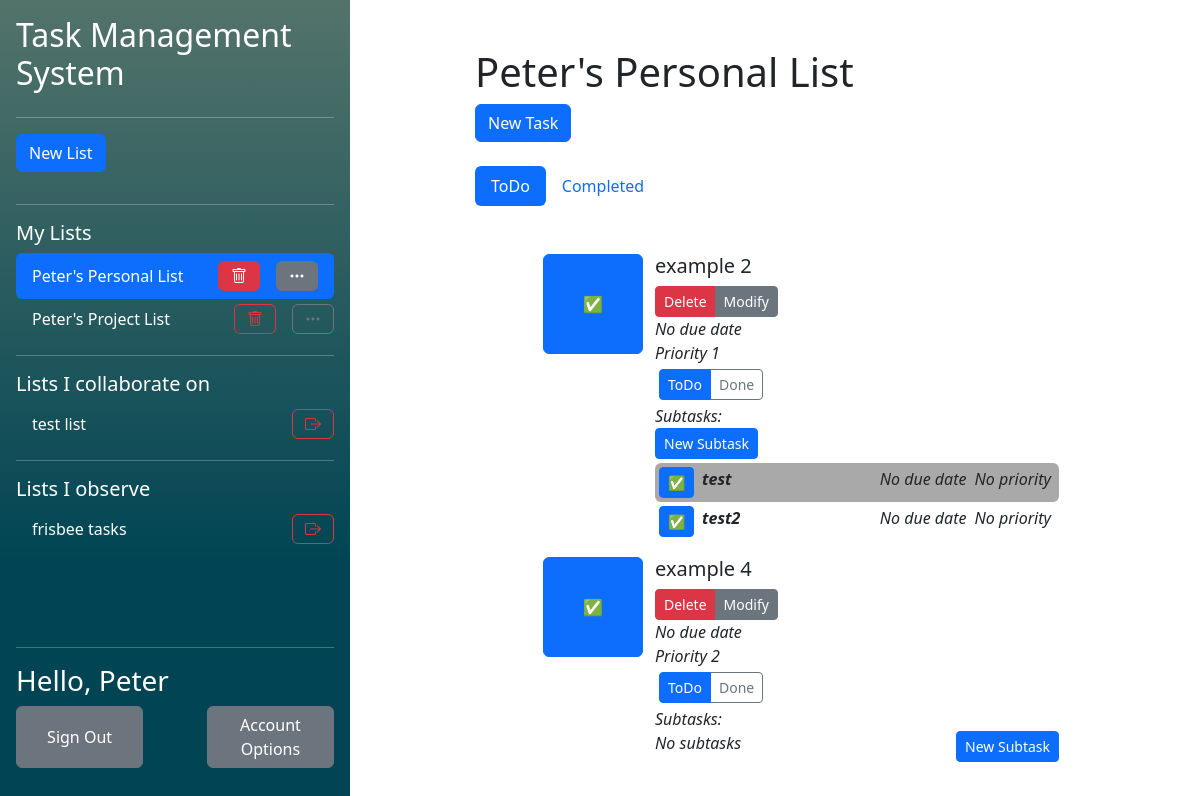
Page /php/index.php?listid=1 (signed in) on the earlier database version.
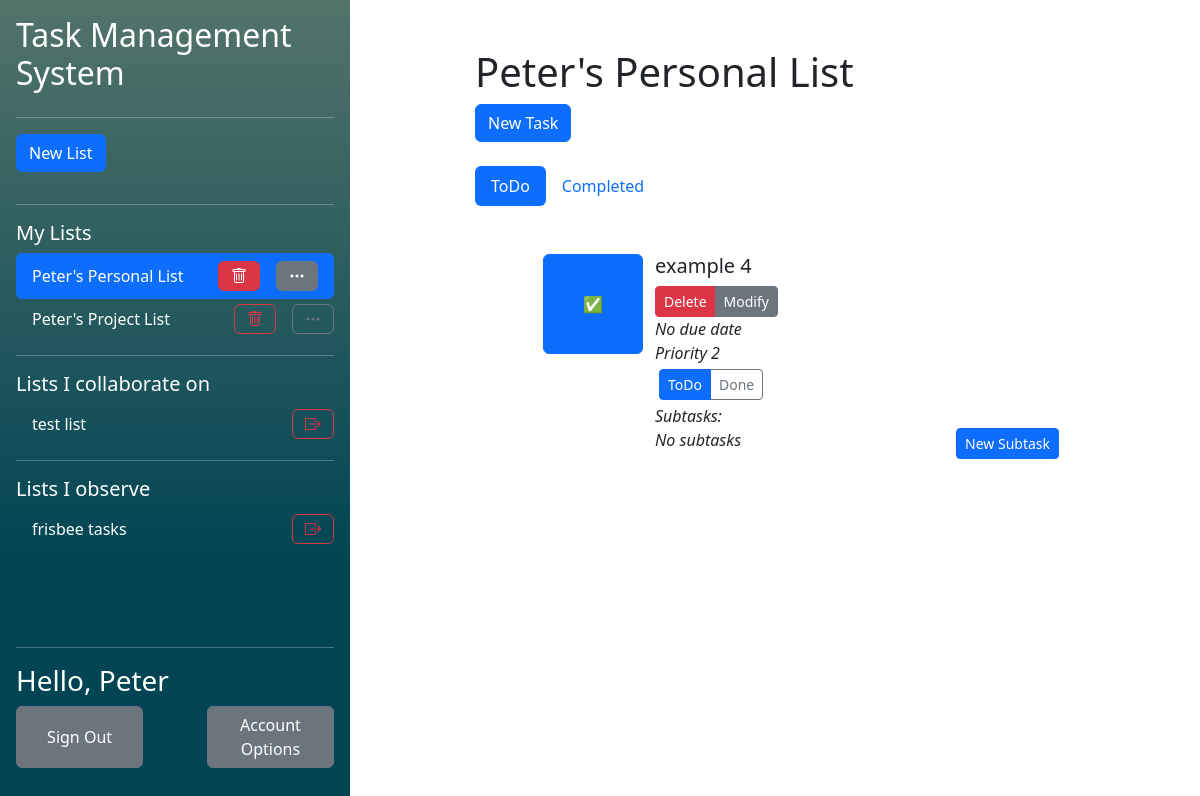
Same page on the later database version.
### tables this page shows
CREATE TABLE "UserLists" (
	"user_id"	TEXT,
	"list_id"	TEXT,
	"collaborator"	INTEGER,
	"observer"	INTEGER,
	PRIMARY KEY("user_id","list_id"),
	FOREIGN KEY("user_id") REFERENCES "Users"("user_id") ON DELETE CASCADE ON UPDATE CASCADE,
	FOREIGN KEY("list_id") REFERENCES "Lists"("list_id") ON DELETE CASCADE ON UPDATE CASCADE
);

CREATE TABLE "Lists"
(
    list_id        INTEGER not null
        primary key autoincrement,
    list_name      TEXT    not null,
    list_completed REAL    not null
);

CREATE TABLE "Users" (
	"user_id"	INTEGER NOT NULL,
	"user_name"	TEXT NOT NULL UNIQUE,
	"email"	TEXT NOT NULL UNIQUE,
	"password_hash"	TEXT NOT NULL,
	"first_name"	TEXT NOT NULL,
	"last_name"	TEXT NOT NULL,
	PRIMARY KEY("user_id")
);

CREATE TABLE "Tasks" (
	"task_id"	INTEGER NOT NULL,
	"task_name"	TEXT NOT NULL,
	"task_completed"	INTEGER NOT NULL,
	"list_id"	INTEGER NOT NULL,
	"order_in_list"	INTEGER NOT NULL,
	"assigned_collaborator_id"	INTEGER,
	"task_due_date"	INTEGER,
	"task_priority"	INTEGER,
	FOREIGN KEY("assigned_collaborator_id") REFERENCES "Users"("user_id"),
	FOREIGN KEY("list_id") REFERENCES "Lists"("list_id") ON DELETE CASCADE,
	PRIMARY KEY("task_id" AUTOINCREMENT)
);

CREATE TABLE "SubTasks" (
	"sub_task_id"	INTEGER NOT NULL,
	"sub_task_name"	TEXT NOT NULL,
	"sub_task_completed"	INTEGER NOT NULL,
	"task_id"	INTEGER NOT NULL,
	"order_in_task"	INTEGER NOT NULL,
	"sub_task_due_date"	INTEGER,
	"sub_task_priority"	INTEGER,
	FOREIGN KEY("task_id") REFERENCES "Tasks"("task_id"),
	PRIMARY KEY("sub_task_id")
);

### php/components/TaskList.php (the view, shortened to what the rows shown need)
<?php require 'components/NewTaskPopup.php';
$listid = isset($_GET['listid']) ? $_GET['listid'] : false;
?>
<h1>
    <?php if (getListNameFromID($listid) != false && array_key_exists('list_name', getListNameFromID($listid)[0])) echo getListNameFromID($listid)[0]['list_name']?>
</h1>
<?php if ($listid != false):?>
<?php if(checkUserListAccess(htmlspecialchars($listid), getUIDFromCreds())): ?>
    <button type="button" class="btn btn-primary" data-bs-toggle="modal" data-bs-target="#NewTaskModal">
        New Task
    </button>
<?php else: ?>
    A list created by <b><?php echo getListOwnerFullName($listid)?></b><br/>
<?php endif;?>
<br/><br/>
<div>
    <ul class="nav nav-pills mb-3" id="pills-tab" role="tablist">
    </ul>
</div>
<div class="tab-content" id="pills-tabContent">
    <div class="tab-pane fade show active" id="pills-todo" role="tabpanel" aria-labelledby="pills-todo-tab" tabindex="0">
        <div class="p-3">
            <ol>
                <?php
                if (getUncompletedTasksFromList($listid) != null):
                foreach (getUncompletedTasksFromList($listid) as $item):?>
                    <ul>
                            <div class="row">
                                <button class='btn btn-primary col' style="flex: none; width: 10%; min-width: 100px; height: 10%; min-height: 100px;" type='submit' name="<?php echo $item['task_id']?>" form="complete<?php echo $item['task_id']?>">✅</button>
                                <div class="col">
                                    <div class="row">
                                        <div class="col">
                                            <h5><?php echo $item['task_name']?></h5>
                                        </div>
                                        <br/>
                                        <?php if (checkUserListAccess($listid, getUIDFromCreds())):?>
                                        <div>
                                            <div class="btn-group">
                                                <button class="btn btn-danger btn-sm" onclick="window.location.href='deleteTask.php?taskid=<?php echo $item['task_id'];?>'">Delete</button>
                                                <button class="btn btn-secondary btn-sm">Modify</button>
                                            </div>
                                        </div>
                                        <?php endif;?>
                                        <i><?php if(isset($item['task_due_date'])){
                                                echo "Due ".$item['task_due_date'];
                                            } else {
                                                echo 'No due date';
                                            }?></i> <br/>
                                        <i><?php if(($item['task_priority']) != 0){
                                                echo 'Priority '.$item['task_priority'];
                                            } else {
                                                echo 'No priority';
                                            }?></i>
                                    </div>
                                    <div class="">
                                        <ul class="btn-group p-1" id="pills-tab-subtask<?php echo $item['task_id']?>" role="tablist">
                                                <button class="btn btn-outline-primary active btn-sm" id="pills-subtask-uncomplete-<?php echo $item['task_id']?>-tab" data-bs-toggle="pill" data-bs-target="#pills-subtask-uncomplete-<?php echo $item['task_id']?>" type="button" roll="tab">ToDo</button>
                                                <button class="btn btn-outline-secondary btn-sm" id="pills-subtask-complete-<?php echo $item['task_id']?>-tab" data-bs-toggle="pill" data-bs-target="#pills-subtask-complete-<?php echo $item['task_id']?>" type="button" roll="tab">Done</button>
                                        </ul>
                                    </div>
                                    <div class="tab-content" id="pills-tabContent-subtask">
                                        <div class="tab-pane fade show active" id="pills-subtask-uncomplete-<?php echo $item['task_id']?>" role="tabpanel" aria-labelledby="pills-subtask-uncomplete-<?php echo $item['task_id']?>-tab" tabindex="0">
                                            <div class="flex-grow-1 align-middle"><i class="align-middle">Subtasks:</i></div>
                                            <?php if(getUncompletedSubtasksFromTask($item['task_id']) != null): ?>
                                            <div class="d-flex flex-row pb-1">
                                                <div>
                                                    <?php if (!checkObserverListAccess($listid, getUIDFromCreds())):?> <button class="btn btn-primary btn-sm" type="submit" onclick="window.location.href='newSubTask.php?taskid=<?php echo $item['task_id']?>'">New Subtask</button> <?php endif;?>
                                                </div>
                                            </div>
                                                <?php $bgcolour = true;?>
                                                <?php foreach (getUncompletedSubtasksFromTask($item['task_id']) as $subtask): ?>
                                                    <div class=" d-flex flex-row rounded"  <?php if($bgcolour) {
                                                                                                echo 'style="background-color: darkgrey"';
                                                                                                $bgcolour = false;
                                                                                                } else{
                                                                                                $bgcolour = true;
                                                                                            }?>>
                                                            <div class="p-1">
                                                                <button form="completeSubtask<?php echo $subtask['sub_task_id']?>" class="btn btn-primary btn-sm" type="submit">✅</button>
                                                            </div>
                                                            <div class="p-1 flex-grow-1">
                                                                <i><b><?php echo $subtask["sub_task_name"];?></b></i>
                                                            </div>
                                                            <div class="p-1">
                                                                <i><?php if(isset($subtask['sub_task_due_date'])){
                                                                        echo "Due ".$subtask['sub_task_due_date'];
                                                                    } else {
                                                                        echo 'No due date';
                                                                    }?></i>
                                                            </div>
                                                                <div class="p-1 pe-2">
                                                                    <i><?php if(($subtask['sub_task_priority']) != 0){
                                                                            echo 'Priority '.$subtask['sub_task_priority'];
                                                                        } else {
                                                                            echo 'No priority';
                                                                        }?></i>
                                                                </div>
                                                    </div>
                                                <?php endforeach;?>
                                            <?php else:?>
                                            <div class="d-flex">
                                                <i class="flex-grow-1 col">No subtasks</i>
                                                <?php if (!checkObserverListAccess($listid, getUIDFromCreds())):?> <button class="btn btn-primary btn-sm" type="submit" onclick="window.location.href='newSubTask.php?taskid=<?php echo $item['task_id']?>'">New Subtask</button> <?php endif;?>
                                            </div>
                                            <?php endif;?>
                                        </div>
                                    </div>
                                </div>
                            </div>
                    </ul>
                <?php endforeach;
                else:?>
                <h2>You have no Tasks!</h2>
                Create a task using the new task button, or ask the list administrator.
                <?php endif;?>
            </ol>
        </div>
    </div>
</div>
<?php else: ?>
<h1>No List selected!</h1>
Create or select a list using the sidebar!
<?php endif;?>

### php/index.php (shortened to what the rows shown need)
<?php
    require ('functions/DatabaseFunctions.php');
    require ('functions/TaskFunctions.php');
    $name = getFirstName();
?>
<?php require "../css/css.php"?>
<?php require "components/pagetop.php"?>
<main class="d-flex flex-nowrap h-100">
    <div class="d-flex flex-column flex-shrink-0 p-3 background align-items-stretch h-100" style="width: 350px">
        <h2>Task Management System</h2>
        <?php require 'components/ListList.php'?>
        <div class="mt-auto">
            <hr/>
            <h3>Hello, <?php echo $name?></h3>
            <form class="d-flex flex-row mb-3 justify-content-between" method="post" action="accountOptions.php">
                <button class="btn btn-secondary" style="width: 40%" type="submit" name="signOut" value="signOut">Sign Out</button>
                <button class="btn btn-secondary" style="width: 40%" type="submit">Account Options</button>
            </form>
        </div>
    </div>
    <div class="mx-auto w-50 m-5">
        <?php require 'components/TaskList.php'?>
    </div>
</main>

### php/components/ListList.php (shortened to what the rows shown need)
<?php $ListIDInURL = isset($_GET['listid']) ? $_GET['listid'] : false;?>
<ul class="nav nav-pills flex-column mb-auto overflow-y-auto">
    <?php
    if (getOwnedListsForCurrentUser() != null):
        foreach (getOwnedListsForCurrentUser() as $listID):
            if($listID[0] == $ListIDInURL):?>
                <li class="hstack gap-3 nav-link active text-white">
                    <div class="">
                        <?php echo getListNameFromID($listID[0])[0][0]?>
                    </div>
                    <button class="btn btn-danger ms-auto" onclick="location.href='listAction.php?action=delete&listid=<?php echo $ListIDInURL?>'"><i class="bi bi-trash"></i></button>
                    <button class="btn btn-secondary"  onclick="location.href='modifyList.php?listid=<?php echo $ListIDInURL?>'"><i class="bi bi-three-dots"></i></button>
                </li>
            <?php else:?>
                <li class="hstack gap-3">
                    <div class="nav-link text-white">
                        <a class="navbarList" href="<?php echo "index.php?listid=$listID[0]"?>">
                            <?php echo getListNameFromID($listID[0])[0][0]?>
                        </a>
                    </div>
                    <button class="btn btn-outline-danger ms-auto" onclick="location.href='listAction.php?action=delete&listid=<?php echo $ListIDInURL?>'"><i class="bi bi-trash"></i></button>
                    <button class="btn btn-outline-secondary" onclick="location.href='modifyList.php?listid=<?php echo $ListIDInURL?>'"><i class="bi bi-three-dots"></i></button>
                </li>
            <?php endif;?>
    <?php endforeach;
    else:?>
        You have not created a list! Click the <b>"New List"</b> button to get started!
    <?php endif;?>
    <?php
    if (getCollabListsForCurrentUser() != null):
        foreach (getCollabListsForCurrentUser() as $listID):
            if($listID[0] == $ListIDInURL):?>
                <li class="hstack gap-3 nav-link active text-white">
                    <div class="">
                        <?php echo getListNameFromID($listID[0])[0][0]?>
                    </div>
                    <button class="btn btn-danger ms-auto" onclick="location.href='listAction.php?action=leave&listid=<?php echo $ListIDInURL?>'"><i class="bi bi-box-arrow-right"></i></button>
                </li>
            <?php else:?>
                <li class="hstack gap-3">
                    <div class="nav-link text-white">
                        <a class="navbarList" href="<?php echo "index.php?listid=$listID[0]"?>">
                            <?php echo getListNameFromID($listID[0])[0][0]?>
                        </a>
                    </div>
                    <button class="btn btn-outline-danger ms-auto" onclick="location.href='listAction.php?action=leave&listid=<?php echo $ListIDInURL?>'"><i class="bi bi-box-arrow-right"></i></button>
                </li>
            <?php endif;?>
        <?php endforeach;
     else:?>
     No one has shared a list with you!
    <?php endif;?>
    <?php if (getObserverListsForCurrentUser() != null):
        foreach (getObserverListsForCurrentUser() as $listID):
        if($listID[0] == $ListIDInURL):?>
            <li class="hstack gap-3 nav-link active text-white">
                <div class="">
                    <?php echo getListNameFromID($listID[0])[0][0]?>
                </div>
                <button class="btn btn-danger ms-auto" onclick="location.href='listAction.php?action=leave&listid=<?php echo $ListIDInURL?>'"><i class="bi bi-box-arrow-right"></i></button>
            </li>
        <?php else:?>
            <li class="hstack gap-3">
                <div class="nav-link text-white">
                    <a class="navbarList" href="<?php echo "index.php?listid=$listID[0]"?>">
                        <?php echo getListNameFromID($listID[0])[0][0]?>
                    </a>
                </div>
                <button class="btn btn-outline-danger ms-auto" onclick="location.href='listAction.php?action=leave&listid=<?php echo $ListIDInURL?>'"><i class="bi bi-box-arrow-right"></i></button>
            </li>
        <?php endif;?>
    <?php endforeach; else:?>
    No one as added you as a list observer!
    <?php endif;?>
</ul>

Differences in the rows shown:
removed tasks: task_name "example 2", shows "No due date", task_priority "1"
removed subtasks: sub_task_name "test", shows "No due date", shows "No priority"
removed subtasks: sub_task_name "test2", shows "No due date", shows "No priority"
